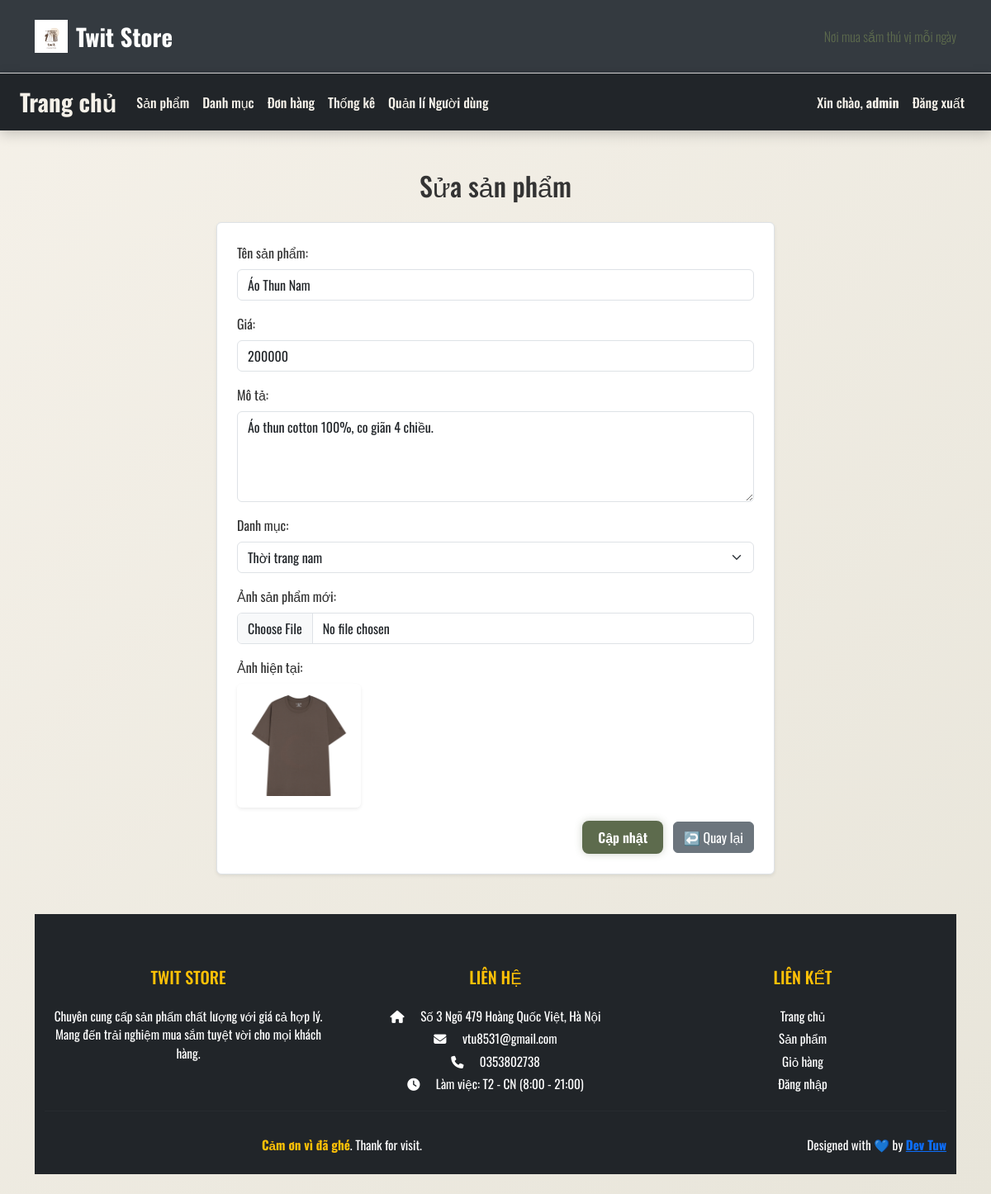
Screenshot of /index.php?controller=product&action=edit&id=1 (signed in) with the database file from the repository.
### tables this page shows
CREATE TABLE `products` (
  `id` int(11) NOT NULL,
  `category_id` int(11) DEFAULT NULL,
  `name` varchar(100) NOT NULL,
  `description` text DEFAULT NULL,
  `price` int(11) NOT NULL,
  `image` varchar(255) DEFAULT NULL,
  `created_at` timestamp NOT NULL DEFAULT current_timestamp()
);

CREATE TABLE `categories` (
  `id` int(11) NOT NULL,
  `name` varchar(100) NOT NULL,
  `created_at` timestamp NOT NULL DEFAULT current_timestamp()
);

### controllers/ProductController.php (called while the page is built, shortened)
<?php
require_once 'models/Product.php';
require_once 'models/Category.php';
class ProductController
{
    private $conn;
    public function __construct($dbConn)
    {
        $this->conn = $dbConn;
    }
    public function edit($id)
    {
        $product = Product::find($this->conn, $id);
        $categories = Category::all($this->conn);
        require_once 'views/admin/products/edit.php';
    }
}

### models/Product.php (called while the page is built, shortened)
<?php
class Product
{
    public static function find($conn, $id)
    {
        $stmt = $conn->prepare("SELECT * FROM products WHERE id = :id");
        $stmt->execute(['id' => $id]);
        return $stmt->fetch();
    }
}

### models/Category.php (called while the page is built, shortened)
<?php
class Category
{
    public static function all($conn)
    {
        $stmt = $conn->prepare("SELECT * FROM categories ORDER BY id DESC");
        $stmt->execute();
        return $stmt->fetchAll();
    }
}

### views/admin/products/edit.php (the view, shortened to what this page needs)
<?php require_once __DIR__ . '/../../layouts/header.php'; ?>
<div class="container mt-5" style="max-width: 700px;">
    <h2 class="mb-4 text-center"> Sửa sản phẩm</h2>
    <form method="POST" action="index.php?controller=product&action=update" enctype="multipart/form-data" class="border rounded p-4 shadow-sm bg-white">
        <div class="mb-3">
            <label class="form-label">Tên sản phẩm:</label>
            <input type="text" name="name" class="form-control" value="<?= htmlspecialchars($product['name']) ?>" required>
        </div>
        <div class="mb-3">
            <label class="form-label">Giá:</label>
            <input type="number" name="price" class="form-control" value="<?= $product['price'] ?>" required>
        </div>
        <div class="mb-3">
            <label class="form-label">Mô tả:</label>
            <textarea name="description" rows="4" class="form-control"><?= htmlspecialchars($product['description']) ?></textarea>
        </div>
        <div class="mb-3">
            <label class="form-label">Danh mục:</label>
            <select name="category_id" class="form-select" required>
                <?php foreach ($categories as $cat): ?>
                    <option value="<?= $cat['id'] ?>" <?= ($cat['id'] == $product['category_id']) ? 'selected' : '' ?>>
                        <?= htmlspecialchars($cat['name']) ?>
                    </option>
                <?php endforeach; ?>
            </select>
        </div>
        <div class="mb-3">
            <label class="form-label">Ảnh sản phẩm mới:</label>
            <input type="file" name="image" class="form-control">
        </div>
        <?php if (!empty($product['image'])): ?>
            <div class="mb-3">
                <label class="form-label d-block">Ảnh hiện tại:</label>
                <img src="uploads/<?= $product['image'] ?>" alt="" style="max-width: 150px;" class="rounded shadow-sm">
            </div>
        <?php endif; ?>
        <div class="text-end">
            <button type="submit" class="btn btn-primary"> Cập nhật</button>
            <a href="index.php?controller=product&action=manage" class="btn btn-secondary ms-2">↩️ Quay lại</a>
        </div>
    </form>
</div>
<?php require_once __DIR__ . '/../../layouts/footer.php'; ?>

### public/css/style.css (style rules this page uses)
* { margin: 0; padding: 0; box-sizing: border-box; }
body { font-family: 'Oswald', sans-serif; background: linear-gradient(135deg, #f5f1e9, #e8e5da); color: #333; transition: background 0.5s ease; }
.btn-primary { background-color: #5d6b4d; color: #fff; font-weight: 600; border: none; padding: 0.5rem 1.2rem; border-radius: 8px; transition: all 0.3s ease; box-shadow: 0 0 10px rgba(93, 107, 77, 0.3); position: relative; overflow: hidden; }

### rows the page displays
products: name "Áo Thun Nam", price "200000", description "Áo thun cotton 100%, co giãn 4 chiều.", category_id "Thời trang nam", image (picture)

### other values shown
$_SESSION['user']['name'] "admin"
